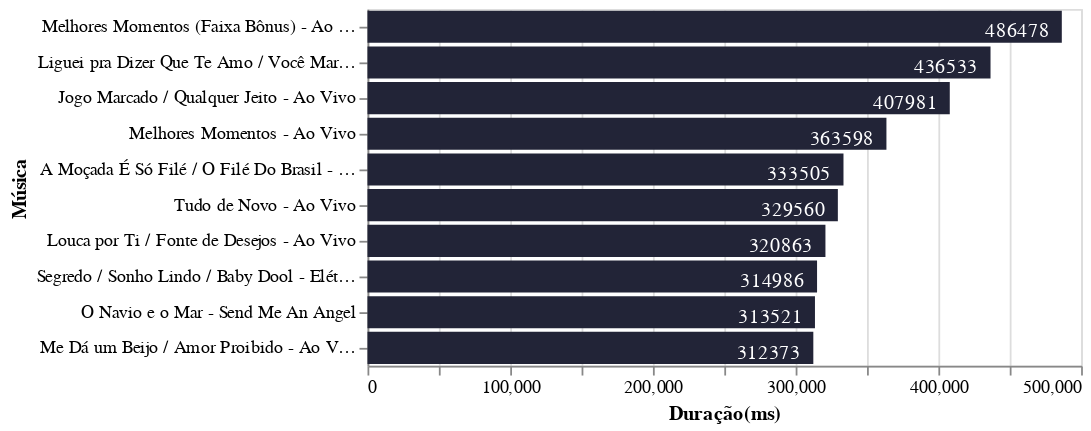

The notebook cell saved with this chart:
### Code cell
chart = alt.Chart(data_longest_songs).mark_bar(color = '#222437').encode(
    alt.Y('name:N', sort='-x', axis = alt.Axis(title='Música')),
    alt.X('duration_ms:Q', axis = alt.Axis(title='Duração(ms)')),
    tooltip = ['name', 'album']
)
text = alt.Chart(data_longest_songs).mark_text(dx=-25, dy=3, color='white').encode(
    alt.Y('name:N', sort='-x'),
    alt.X('duration_ms:Q'),
    alt.Text('duration_ms:Q')
)

chart + text

### Figure 1 — Vega-Lite specification as saved in the notebook (floating-point values rounded to 4 significant figures)
{"config": {"view": {"continuousWidth": 400, "continuousHeight": 300}}, "layer": [{"mark": {"type": "bar", "color": "#222437"}, "encoding": {"tooltip": [{"type": "nominal", "field": "name"}, {"type": "nominal", "field": "album"}], "x": {"type": "quantitative", "axis": {"title": "Duração(ms)"}, "field": "duration_ms"}, "y": {"type": "nominal", "axis": {"title": "Música"}, "field": "name", "sort": "-x"}}}, {"mark": {"type": "text", "color": "white", "dx": -25, "dy": 3}, "encoding": {"text": {"type": "quantitative", "field": "duration_ms"}, "x": {"type": "quantitative", "field": "duration_ms"}, "y": {"type": "nominal", "field": "name", "sort": "-x"}}}], "data": {"name": "data-4167e9e9e833f5682706acfc067ca70a"}, "$schema": "https://vega.github.io/schema/vega-lite/v4.8.1.json", "datasets": {"data-4167e9e9e833f5682706acfc067ca70a": [{"Unnamed: 0": 416, "album": "A Moçada É Só Filé!, Vol. 5 (Ao Vivo)", "album_type": "album", "track_id": "0N2pufiu1Z1wbAq9pEbYH7", "track_number": 13, "name": "Melhores Momentos (Faixa Bônus) - Ao Vivo", "popularity": 7, "duration_ms": 486478, "release_date": "1998-07-01", "artists": "['Calcinha Preta']"}, {"Unnamed: 0": 396, "album": "Sou Seu Amor, Vol. 6 (Ao Vivo)", "album_type": "album", "track_id": "6bmPv0kLEalCoCEo07iPvx", "track_number": 4, "name": "Liguei pra Dizer Que Te Amo / Você Marcou Demais a Minha Vida / Isso É Bom - Ao Vivo", "popularity": 13, "duration_ms": 436533, "release_date": "1999-01-01", "artists": "['Calcinha Preta']"}, {"Unnamed: 0": 400, "album": "Sou Seu Amor, Vol. 6 (Ao Vivo)", "album_type": "album", "track_id": "2SQ1ezKDZvLt6cA4I32KH4", "track_number": 8, "name": "Jogo Marcado / Qualquer Jeito - Ao Vivo", "popularity": 11, "duration_ms": 407981, "release_date": "1999-01-01", "artists": "['Calcinha Preta']"}, {"Unnamed: 0": 364, "album": "Ao Vivo, Vol. 8", "album_type": "album", "track_id": "7owbj47JFLsFxwTdqR1t9C", "track_number": 1, "name": "Melhores Momentos - Ao Vivo", "popularity": 10, "duration_ms": 363598, "release_date": "2002-01-01", "artists": "['Calcinha Preta']"}, {"Unnamed: 0": 415, "album": "A Moçada É Só Filé!, Vol. 5 (Ao Vivo)", "album_type": "album", "track_id": "6QDGxs26HTyWWEV54P3zoD", "track_number": 12, "name": "A Moçada É Só Filé / O Filé Do Brasil - Ao Vivo", "popularity": 17, "duration_ms": 333505, "release_date": "1998-07-01", "artists": "['Calcinha Preta']"}, {"Unnamed: 0": 368, "album": "Ao Vivo, Vol. 8", "album_type": "album", "track_id": "5mDgtrxkvYvLFOiZ39glmv", "track_number": 5, "name": "Tudo de Novo - Ao Vivo", "popularity": 17, "duration_ms": 329560, "release_date": "2002-01-01", "artists": "['Calcinha Preta']"}, {"Unnamed: 0": 401, "album": "Sou Seu Amor, Vol. 6 (Ao Vivo)", "album_type": "album", "track_id": "4COv0HqeFXT9PpwL0eT1EO", "track_number": 9, "name": "Louca por Ti / Fonte de Desejos - Ao Vivo", "popularity": 14, "duration_ms": 320863, "release_date": "1999-01-01", "artists": "['Calcinha Preta']"}, {"Unnamed: 0": 223, "album": "Como Vou Deixar Você?, Vol. 16", "album_type": "album", "track_id": "6lo6jWQHFRnvHFQY3n0kVV", "track_number": 17, "name": "Segredo / Sonho Lindo / Baby Dool - Elétrica", "popularity": 3, "duration_ms": 314986, "release_date": "2007-01-01", "artists": "['Calcinha Preta']"}, {"Unnamed: 0": 279, "album": "Mágica, Vol. 12", "album_type": "album", "track_id": "0HM25hek4UpkVxCOPDflBM", "track_number": 5, "name": "O Navio e o Mar - Send Me An Angel", "popularity": 24, "duration_ms": 313521, "release_date": "2005-01-01", "artists": "['Calcinha Preta']"}, {"Unnamed: 0": 402, "album": "Sou Seu Amor, Vol. 6 (Ao Vivo)", "album_type": "album", "track_id": "2hbZryb95wL9DcLxh47xuW", "track_number": 10, "name": "Me Dá um Beijo / Amor Proibido - Ao Vivo", "popularity": 9, "duration_ms": 312373, "release_date": "1999-01-01", "artists": "['Calcinha Preta']"}]}}
